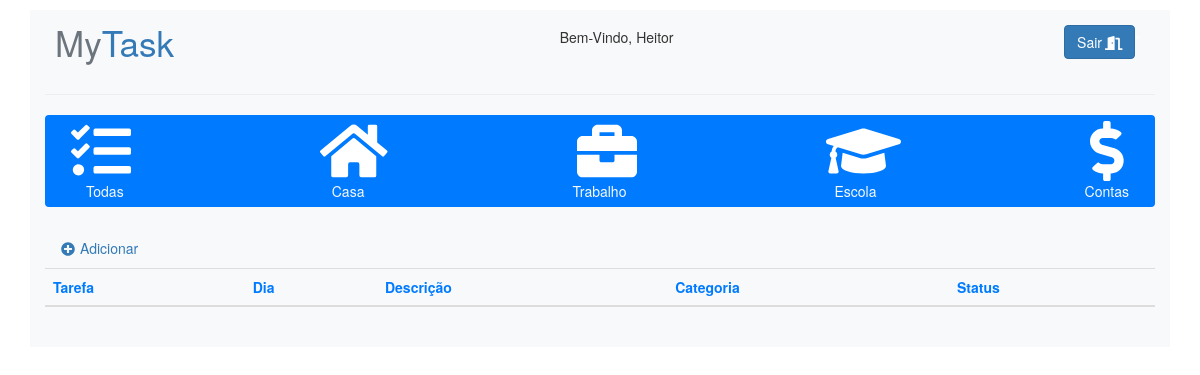
The app's page / (signed in), older data.
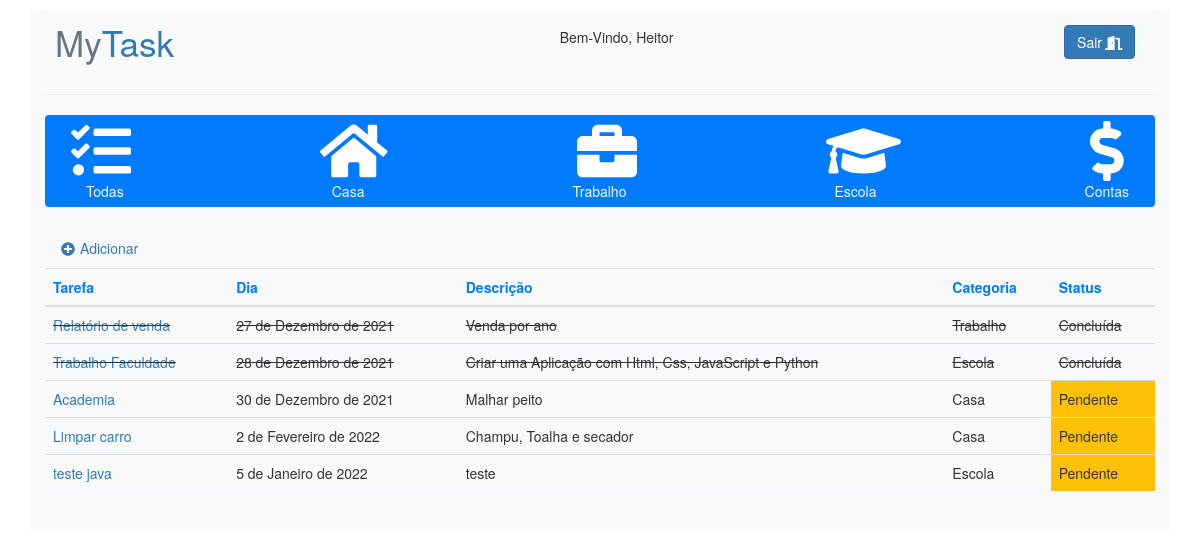
The same page, newer data.
### tasks/models.py (models this page shows, shortened)
class Categoria(models.Model):
    categoria = models.CharField('Categoria', max_length=50)
    def __str__(self):
        return self.categoria

class Tarefa(models.Model, LoginRequiredMixin, CreateView):
    nome_tarefa = models.CharField('Tarefa', max_length=100)
    dia = models.DateField('Dia')
    descricao = models.CharField('Descrição', max_length=500)
    categoria = models.ForeignKey(Categoria, null=True, on_delete=models.CASCADE)
    status = models.CharField(max_length=30, choices=STATUS_CHOICES, default="Pendente")
    usuario = models.ForeignKey(User, on_delete=models.PROTECT)

### tasks/views.py (the view)
# urls.py: 2. Add a URL to urlpatterns:  path('', views.home, name='home')
@login_required
def home(request):
    tarefas = Tarefa.objects.filter(usuario=request.user)
    categorias = Categoria.objects.all()
    context = {
        'tarefas': tarefas,
        'categoria': categorias,
    }
    return render(request, 'home.html', context)

### tasks/templates/home.html (shortened to what the changed rows need)
{% load static %}
<!DOCTYPE html>
<html lang="pt-br">
<head>
    <link rel="stylesheet" href="{% static 'css/estilo.css' %}">
    <link rel="stylesheet" type="text/css" href="{% static 'css/bootstrap.min.css' %}">
    <link rel="stylesheet" href="https://maxcdn.bootstrapcdn.com/bootstrap/3.4.1/css/bootstrap.min.css">
</head>
<body>
    <div>
        <div class="container mt-3 bg-light">
            {% if user.is_authenticated %}
            <div>
                <nav class="navbar navbar-expand-md bg-primary navbar-dark">
                    <div class="collapse navbar-collapse" id="collapsibleNavbar">
                        <div class="d-flex justify-content-between pl-4">
                            <a class="text-center text-light" href="{% url 'home' %}" > Todas  </a>
                            {% for catg in categoria %}
                            <a class="text-light" href="{% url 'filtro' catg.id %}">{{ catg.categoria }} </a>
                            {% endfor %}
                        </div>
                    </div>
                </nav>
            </div>
            <table class="table table-striped">
                <thead>
                    <tr class="text-primary">
                        <th>Tarefa</th>
                        <th>Dia</th>
                        <th>Descrição</th>
                        <th>Categoria</th>
                        <th>Status</th>
                    </tr>
                </thead>
                <tbody>
                    {% for taf in tarefas %}
                            {% if taf.status == 'Concluída' %}
                                <tr style="text-decoration: line-through">
                                    <td><a href="{% url 'tarefa' taf.id %}">{{ taf.nome_tarefa}}</a></td>
                                    <td>{{ taf.dia }}</td>
                                    <td>{{ taf.descricao }}</td>
                                    <td>{{ taf.categoria }}</td>
                                    <td>{{ taf.status }}</td>
                                </tr>
                            {% else %}
                                <tr>
                                    <td><a href="{% url 'tarefa' taf.id %}">{{ taf.nome_tarefa}}</a></td>
                                    <td>{{ taf.dia }}</td>
                                    <td>{{ taf.descricao }}</td>
                                    <td>{{ taf.categoria }}</td>
                                    <td class="bg-warning">{{ taf.status }}</td>
                                </tr>
                            {% endif %}
                    {% endfor %}
                {% endif %}
                </tbody>
            </table>
            <br>
        </div>
    </div>
</body>
</html>

Row changes from the older to the newer data that the page shows:
now on this page (row unchanged): Tarefa: nome_tarefa "Relatório de venda", dia "27 de Dezembro de 2021", descricao "Venda por ano", categoria "Trabalho", status "Concluída"
now on this page (row edited): Tarefa: nome_tarefa "Trabalho Faculdade", dia "28 de Dezembro de 2021", descricao "Criar uma Aplicação com Html, Css, JavaScript e Python", categoria "Escola", status "Concluída"
now on this page (row unchanged): Tarefa: nome_tarefa "Academia", dia "30 de Dezembro de 2021", descricao "Malhar peito", categoria "Casa", status "Pendente"
added Tarefa: nome_tarefa "Limpar carro", dia "2 de Fevereiro de 2022", descricao "Champu, Toalha e secador", categoria "Casa", status "Pendente"
added Tarefa: nome_tarefa "teste java", dia "5 de Janeiro de 2022", descricao "teste", categoria "Escola", status "Pendente"
